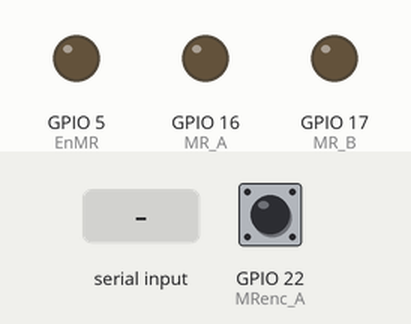
Recording of a sketch running on a simulated ESP32. Parts: output pins drawn as LEDs (lit = HIGH). The test bench sets the inputs (shaded band); at power-on: GPIO 22 (MRenc_A) HIGH. What the sketch prints to the serial monitor is not drawn.

Above: at 1.2 s.
1.3 s: "90,45\n" received over Serial
At 1.8 s:
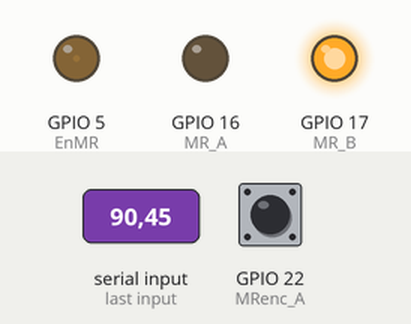
2.8 s: "5\n" received over Serial
At 4.0 s:
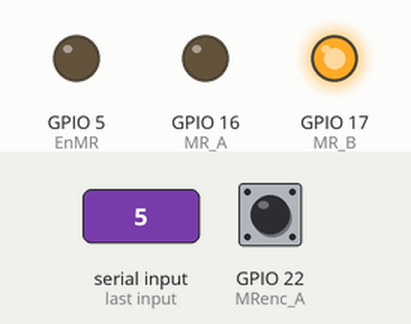
4.3 s: "90\n" received over Serial
At 5.3 s:
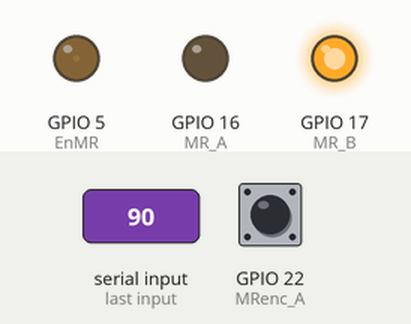
Timing chart, 0 to 7.3 s (numbered marks = the images above; inputs shaded):
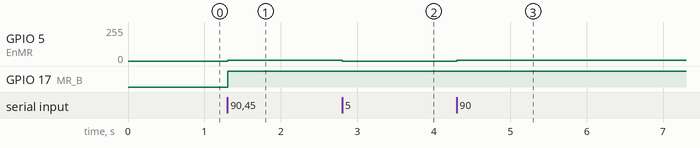

The sketch:

06.Serial-Velocidad_lineal.ino
```cpp
#define EnMR 5
#define MR_A 16
#define MR_B 17

#define MRenc_A 22 // Amarillo
#define MRenc_B 23 // Blanco

// Configurando los parámetros de PWM
const int frecuencia = 10000;
const int canal_R = 1;
const int resolucion = 12;

volatile long R_pulses = 0;
volatile long CurrentPulsesR = 0;

double u = 0.0;
const double constValue = 0.3913;
int cv = 0;

unsigned long lastTime = 0; // Tiempo anterior
unsigned long sampleTime = 100; // Tiempo de muestreo
unsigned int R = 562; // Resolucion del encoder R = mH*s*r

String inputString = "";
bool stringComplete = false;
const char separator = ',';
const int datoLength = 1;
double dato[datoLength];


//--------------setup------------
void setup() {
  pinMode(EnMR, OUTPUT);
  pinMode(MR_A, OUTPUT);
  pinMode(MR_B, OUTPUT);

  pinMode(MRenc_A, INPUT);
  pinMode(MRenc_B, INPUT);

  ledcSetup(canal_R, frecuencia, resolucion);

  ledcAttachPin(EnMR, canal_R);

  attachInterrupt(MRenc_A, encoderR, RISING);

  Serial.begin(115200);
  Serial.println("Velocidad en m/s");
}


//--------------loop------------
void loop() {
  if (stringComplete) {
    for (int i = 0; i < datoLength; i++){
      int index = inputString.indexOf(separator);
      dato[i] = inputString.substring(0,index).toInt();
      inputString = inputString.substring(index+1);
    }
    cv = dato[0];
    if (cv > 0){
      clockwise (cv);
    }
    else{
      anticlockwise(abs(cv));
    }
    inputString = "";
    stringComplete = false;
  }

  velValue();

}


//--------------functions------------
void serialEvent(){
  while (Serial.available()) {
    char inChar = (char)Serial.read();
    inputString += inChar;
    if (inChar == '\n') {
      stringComplete = true;
    }
  }
}

void velValue(){
  if (millis() - lastTime >= sampleTime){ // Se actualiza cada sampleTime (milisegundos)


    u =(constValue*R_pulses)/((millis()-lastTime));// Velocidad en RPM
    lastTime = millis();
    R_pulses = 0;
    Serial.print("Velocidad: ");
    Serial.println(u);
  }
}

void encoderR(){
  if (digitalRead(MRenc_B) == HIGH){     // si B es HIGH, sentido horario
    R_pulses-- ;        // incrementa POSICION en 1
  }
  else {          // si B es LOW, sentido anti horario
    R_pulses++ ;        // decrementa POSICION en 1
  }

  CurrentPulsesR = R_pulses;
}

void clockwise(int vel){
  digitalWrite(MR_A, LOW);
  digitalWrite(MR_B, HIGH);
  ledcWrite(canal_R, vel);
}

void anticlockwise(int vel){
  digitalWrite(MR_A, HIGH);
  digitalWrite(MR_B, LOW);
  ledcWrite(canal_R, vel);
}
```

Measured:
- after the input at 1.3 s, GPIO 5 (EnMR): 0/255 → 6/255 at once; GPIO 17 (MR_B): LOW → HIGH at once
- after the input at 2.8 s, GPIO 5 (EnMR): 6/255 → 0/255 at once
- after the input at 4.3 s, GPIO 5 (EnMR): 0/255 → 6/255 at once
